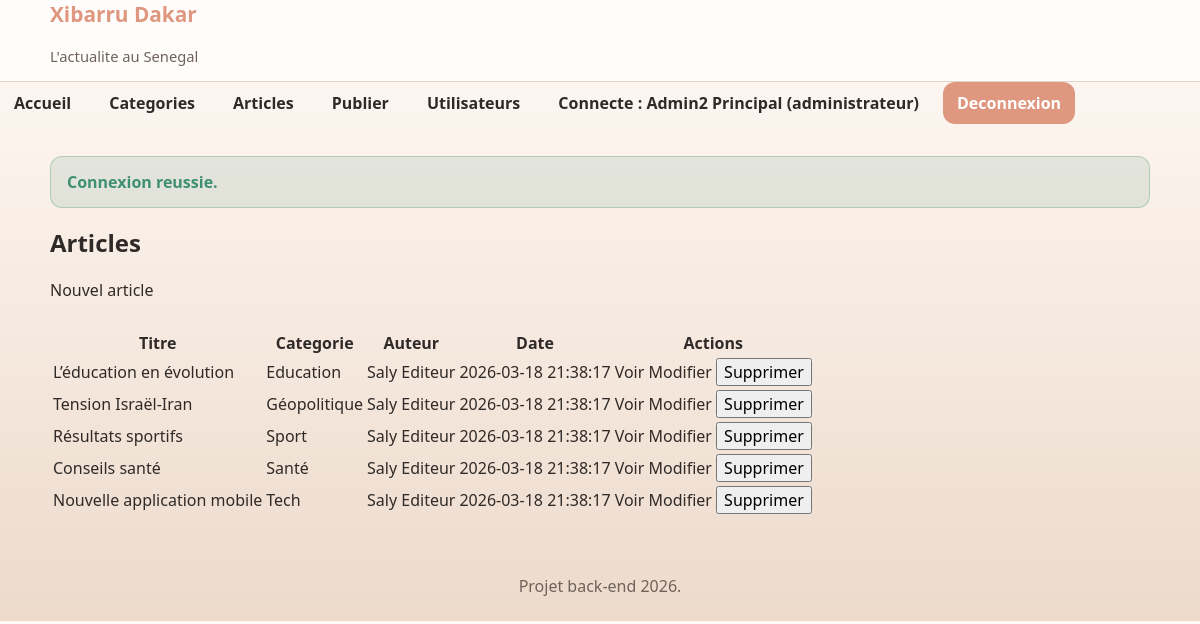
The app's page /articles/index.php (signed in) with its own data.
### tables this page shows
CREATE TABLE utilisateurs (
    id INT AUTO_INCREMENT PRIMARY KEY,
    prenom VARCHAR(100) NOT NULL,
    nom VARCHAR(100) NOT NULL,
    login VARCHAR(100) NOT NULL UNIQUE,
    mot_de_passe VARCHAR(255) NOT NULL,
    role ENUM('editeur','administrateur') NOT NULL
);

CREATE TABLE articles (
    id INT AUTO_INCREMENT PRIMARY KEY,
    titre VARCHAR(255) NOT NULL,
    description_courte TEXT NOT NULL,
    contenu LONGTEXT NOT NULL,
    categorie_id INT NOT NULL,
    auteur_id INT NOT NULL,
    date_publication DATETIME NOT NULL DEFAULT CURRENT_TIMESTAMP,
    FOREIGN KEY (categorie_id) REFERENCES categories(id) ON DELETE RESTRICT,
    FOREIGN KEY (auteur_id) REFERENCES utilisateurs(id) ON DELETE RESTRICT
);

CREATE TABLE categories (
    id INT AUTO_INCREMENT PRIMARY KEY,
    nom VARCHAR(100) NOT NULL UNIQUE
);

### includes/functions.php (called while the page is built, shortened)
<?php
function e(?string $value): string
{
    return htmlspecialchars((string) $value, ENT_QUOTES, 'UTF-8');
}
function url(string $path): string
{
    return APP_BASE_PATH . $path;
}
function currentUser(): ?array
{
    return $_SESSION['user'] ?? null;
}
function isLoggedIn(): bool
{
    return currentUser() !== null;
}
function hasRole(string ...$roles): bool
{
    $user = currentUser();
    return $user !== null && in_array($user['role'], $roles, true);
}
function refreshSessionUser(): bool
{
    $user = currentUser();
    $stmt = getPDO()->prepare('SELECT id, prenom, nom, login, role FROM utilisateurs WHERE id = :id LIMIT 1');
    $stmt->execute(['id' => $user['id']]);
    return true;
}
function requireLogin(): void
{
    if (!isLoggedIn() || !refreshSessionUser()) {
        $_SESSION['flash_error'] = 'Veuillez vous connecter pour acceder a cette page.';
        redirect(url('/connexion.php'));
    }
}
function requireRole(string ...$roles): void
{
    requireLogin();
}

### config/database.php (called while the page is built, shortened)
<?php
function getPDO(): PDO
{
    static $pdo = null;
    if ($pdo instanceof PDO) {
        return $pdo;
    }
    $dsn = sprintf(
        'mysql:host=%s;port=%s;dbname=%s;charset=%s',
        DB_HOST,
        DB_PORT,
        DB_NAME,
        DB_CHARSET
    );
    $options = [
        PDO::ATTR_ERRMODE => PDO::ERRMODE_EXCEPTION,
        PDO::ATTR_DEFAULT_FETCH_MODE => PDO::FETCH_ASSOC,
        PDO::ATTR_EMULATE_PREPARES => false,
    ];
    $pdo = new PDO($dsn, DB_USER, DB_PASS, $options);
    return $pdo;
}

### articles/index.php (the view, shortened to what this page needs)
<?php
requireRole('editeur', 'administrateur');
$pdo = getPDO();
$isAdmin = hasRole('administrateur');
$stmt = $pdo->query(
    'SELECT a.id, a.titre, a.date_publication, a.auteur_id, c.nom AS categorie, u.prenom, u.nom
     FROM articles a
     INNER JOIN categories c ON c.id = a.categorie_id
     INNER JOIN utilisateurs u ON u.id = a.auteur_id
     ORDER BY a.date_publication DESC'
);
$articles = $stmt->fetchAll();
require __DIR__ . '/../entete.php';
?>
<section>
    <h2>Articles</h2>
    <p><a href="<?= e(url('/articles/create.php')) ?>">Nouvel article</a></p>
</section>
<section>
    <table>
        <thead>
            <tr>
                <th>Titre</th>
                <th>Categorie</th>
                <th>Auteur</th>
                <th>Date</th>
                <th>Actions</th>
            </tr>
        </thead>
        <tbody>
        <?php foreach ($articles as $article): ?>
            <?php $canManage = $isAdmin || (int) $article['auteur_id'] === (int) $user['id']; ?>
            <tr>
                <td><?= e($article['titre']) ?></td>
                <td><?= e($article['categorie']) ?></td>
                <td><?= e($article['prenom'] . ' ' . $article['nom']) ?></td>
                <td><?= e($article['date_publication']) ?></td>
                <td>
                    <a href="<?= e(url('/articles/voir.php?id=' . (string) $article['id'])) ?>">Voir</a>
                    <?php if ($canManage): ?>
                        <a href="<?= e(url('/articles/edit.php?id=' . (string) $article['id'])) ?>">Modifier</a>
                        <form method="post" action="<?= e(url('/articles/delete.php')) ?>" style="display:inline;">
                            <button type="submit" onclick="return confirm('Supprimer cet article ?');">Supprimer</button>
                        </form>
                    <?php endif; ?>
                </td>
            </tr>
        <?php endforeach; ?>
        </tbody>
    </table>
</section>
<?php require __DIR__ . '/../includes/footer.php'; ?>

### menu.php (shortened to what this page needs)
<nav class="site-nav">
    <ul class="site-nav__list" id="navMenu">
        <li>
            <a href="<?= e(url('/accueil.php')) ?>" class="site-nav__link">Accueil</a>
        </li>
        <li>
            <a href="<?= e(url('/categories/index.php')) ?>" class="site-nav__link">Categories</a>
        </li>
        <?php if (hasRole('editeur', 'administrateur')): ?>
            <li>
                <a href="<?= e(url('/articles/index.php')) ?>" class="site-nav__link">Articles</a>
            </li>
            <li>
                <a href="<?= e(url('/articles/create.php')) ?>" class="site-nav__link">Publier</a>
            </li>
        <?php endif; ?>
        <?php if (hasRole('administrateur')): ?>
            <li>
                <a href="<?= e(url('/utilisateurs/index.php')) ?>" class="site-nav__link">Utilisateurs</a>
            </li>
        <?php endif; ?>
        <?php if (isLoggedIn()): ?>
            <li>
                <span class="site-nav__link">Connecte : <?= e(currentUser()['prenom'] . ' ' . currentUser()['nom']) ?> (<?= e(currentUser()['role']) ?>)</span>
            </li>
            <li>
                <a href="<?= e(url('/deconnexion.php')) ?>" class="site-nav__link site-nav__link--button">Deconnexion</a>
            </li>
        <?php else: ?>
            <li>
                <a href="<?= e(url('/connexion.php')) ?>" class="site-nav__link site-nav__link--button">Connexion</a>
            </li>
        <?php endif; ?>
    </ul>
</nav>

### style.css (style rules this page uses)
:root { --rose: #df9780; --green: #6cb8b0; --cream: #eddacb; --white: #fffdfb; --text: #2f2a27; --muted: #6f625b; --border: #d8c2b5; --danger: #b94f4f; --success: #3f8f72; --shadow: 0 14px 30px rgba(0, 0, 0, 0.08); --radius-lg: 24px; --radius-md: 16px; --radius-sm: 12px; --container: 1100px; }
* { box-sizing: border-box; }
html { scroll-behavior: smooth; }
body { margin: 0; font-family: "Segoe UI", Tahoma, sans-serif; background: linear-gradient(180deg, #fffaf6 0%, var(--cream) 100%); color: var(--text); }
a { color: inherit; text-decoration: none; }
ul { margin: 0; padding: 0; list-style: none; }
button, input, select, textarea { font: inherit; }
section { margin-bottom: 28px; }
h1, h2, h3, h4, p { margin-top: 0; }
.site-nav { display: flex; align-items: center; gap: 16px; }
.site-nav__list { display: flex; align-items: center; gap: 10px; }
.site-nav__link { display: inline-flex; align-items: center; justify-content: center; min-height: 42px; padding: 10px 14px; border-radius: var(--radius-sm); color: var(--text); font-weight: 700; transition: 0.2s ease; }
.site-nav__link--button { background: var(--rose); color: #fff; }

### records on screen
utilisateurs: prenom+nom "Admin2 Principal", role "administrateur"
articles: titre "L’éducation en évolution", categorie.nom "Education", auteur.nom "Saly Editeur", date_publication "2026-03-18 21:38:17"
articles: titre "Tension Israël-Iran", categorie.nom "Géopolitique", auteur.nom "Saly Editeur", date_publication "2026-03-18 21:38:17"
articles: titre "Résultats sportifs", categorie.nom "Sport", auteur.nom "Saly Editeur", date_publication "2026-03-18 21:38:17"
articles: titre "Conseils santé", categorie.nom "Santé", auteur.nom "Saly Editeur", date_publication "2026-03-18 21:38:17"
articles: titre "Nouvelle application mobile", categorie.nom "Tech", auteur.nom "Saly Editeur", date_publication "2026-03-18 21:38:17"

### other values on screen
$flashSuccess "Connexion reussie."
